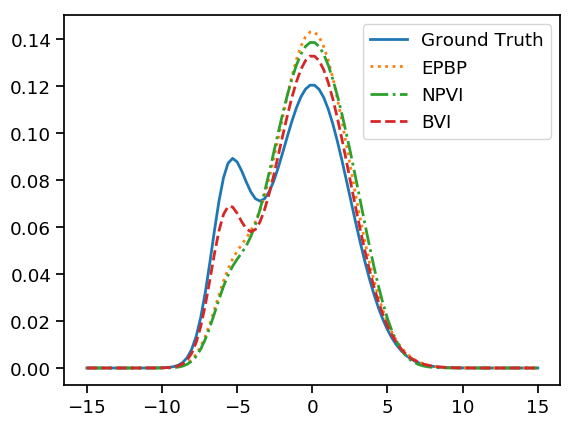

Recreate this plot in Python.
import utils

utils.set_path(('..', '../gibbs'))
from RelationalGraph import *
from MLNPotential import *
from Potential import QuadraticPotential, TablePotential, HybridQuadraticPotential
from EPBPLogVersion import EPBP
from OneShot import OneShot, LiftedOneShot
from NPVI import NPVI, LiftedNPVI
from CompressedGraphSorted import CompressedGraphSorted
import numpy as np
import time
from copy import copy

seed = 5
utils.set_seed(seed)

from hybrid_gaussian_mrf import HybridGaussianSampler
from hybrid_gaussian_mrf import convert_to_bn, block_gibbs_sample, get_crv_marg, get_drv_marg, \
    get_rv_marg_map_from_bn_params

# num_x = 10
# num_y = 2
# num_s = 5

num_x = 1
num_y = 2
num_s = 2

X = []
for x in range(num_x):
    X.append(f'x{x}')
Y = []
for y in range(num_y):
    Y.append(f'y{y}')
S = []
for s in range(num_s):
    S.append(f's{s}')

domain_bool = Domain((0, 1))
domain_real = Domain((-15, 15), continuous=True, integral_points=linspace(-15, 15, 20))

lv_x = LV(X)
lv_y = LV(Y)
lv_s = LV(S)

atom_A = Atom(domain_real, logical_variables=(lv_y,), name='A')
atom_B = Atom(domain_real, logical_variables=(lv_x,), name='B')
atom_C = Atom(domain_bool, logical_variables=(lv_x, lv_y), name='C')
atom_D = Atom(domain_bool, logical_variables=(lv_x, lv_s), name='D')
atom_E = Atom(domain_bool, logical_variables=(lv_y, lv_s), name='E')

w_d = 0.1
f1 = ParamF(  # disc
    MLNPotential(lambda x: imp_op(x[0] * x[1], x[2]), w=w_d), nb=(atom_D, atom_E, atom_C)
)

w_h = 0.2  # smaller (like 0.06) gives skew instead
a = 2.
b = -7.
f2 = ParamF(  # hybrid
    # MLNPotential(lambda x: x[0] * eq_op(x[1], x[2]), w=w_h), nb=(atom_C, atom_A, atom_B)  # unimodal
    MLNPotential(lambda x: (1 - x[0]) * eq_op(x[1], a) + x[0] * eq_op(x[2], b), w=w_h), nb=(atom_C, atom_A, atom_B)
)
equiv_hybrid_pot = HybridQuadraticPotential(
    A=-w_h * np.array([np.array([[1., 0], [0, 0]]), np.array([[0., 0.], [0., 1.]])]),
    b=-w_h * np.array([[-2 * a, 0], [0., -2 * b]]),
    c=-w_h * np.array([a ** 2, b ** 2])
)

prior_strength = 0.04
f3 = ParamF(  # cont
    QuadraticPotential(A=-prior_strength * (np.eye(2)), b=np.array([0., 0.]), c=0.),
    nb=[atom_A, atom_B]
)

rel_g = RelationalGraph()
rel_g.atoms = (atom_A, atom_B, atom_C, atom_D, atom_E)
rel_g.param_factors = (f1, f2, f3)
rel_g.init_nb()

num_tests = 1  # num rounds with different queries
num_runs = 1

avg_diff = dict()
err_var = dict()
time_cost = dict()

data = dict()

for test_num in range(num_tests):
    test_seed = seed + test_num
    # data.clear()
    #
    # X_ = np.random.choice(num_x, int(num_x * 0.2), replace=False)
    # for x_ in X_:
    #     data[('B', f'x{x_}')] = np.clip(np.random.normal(0, 5), -10, 10)
    #
    # X_ = np.random.choice(num_x, int(num_x * 1), replace=False)
    # for x_ in X_:
    #     # S_ = np.random.choice(num_s, 2, replace=False)
    #     S_ = np.random.choice(num_s, int(num_s * 1), replace=False)
    #     for s_ in S_:
    #         data[('D', f'x{x_}', f's{s_}')] = np.random.choice([0, 1])
    #
    # for y_ in Y:
    #     # S_ = np.random.choice(num_s, 5, replace=False)
    #     S_ = np.random.choice(num_s, int(num_s * 1), replace=False)
    #     for s_ in S_:
    #         data[('E', y_, f's{s_}')] = np.random.choice([0, 1])
    #
    # rel_g.data = data

    # manually add evidence

    g, rvs_table = rel_g.grounded_graph()

    print(rvs_table)

    print('number of rvs', len(g.rvs))
    print('num drvs', len([rv for rv in g.rvs if rv.domain_type[0] == 'd']))
    print('num crvs', len([rv for rv in g.rvs if rv.domain_type[0] == 'c']))
    print('number of factors', len(g.factors))
    print('number of evidence', len(data))

    key_list = list()
    for y_ in Y:
        key_list.append(('A', y_))
    for x_ in X:
        if ('B', x_) not in data:
            key_list.append(('B', x_))

    ans = dict()

    baseline = 'exact'
    # baseline = 'gibbs'

    # preprocessing
    g2 = copy(g)  # shallow copy
    g2.factors = []
    # convert factors to the form accepted by HybridGaussianSampler
    # Currently there's no lifting for sampling, so we don't need to ensure the same potentials share reference
    for factor in g.factors:
        factor = copy(factor)
        if factor.domain_type == 'd' and not isinstance(factor.potential, TablePotential):
            assert isinstance(factor.potential, MLNPotential), 'currently can only handle MLN'
            factor.potential = utils.convert_disc_MLNPotential_to_TablePotential(factor.potential, factor.nb)
        if factor.domain_type == 'h':
            assert isinstance(factor.potential, MLNPotential), 'currently can only handle MLN'
            factor.potential = equiv_hybrid_pot
        assert isinstance(factor.potential, (TablePotential, QuadraticPotential, HybridQuadraticPotential))
        g2.factors.append(factor)

    utils.set_log_potential_funs(g2.factors, skip_existing=False)  # create lpot_funs to be used by baseline
    g2.init_rv_indices()
    Vd, Vc, Vd_idx, Vc_idx = g2.Vd, g2.Vc, g2.Vd_idx, g2.Vc_idx

    # currently using the same ans
    if baseline == 'exact':
        bn_res = convert_to_bn(g2.factors, Vd, Vc, return_logZ=True)
        bn = bn_res[:-1]
        logZ = bn_res[-1]
        print('true -logZ', -logZ)
        # print('BN params', bn)

        num_dstates = np.prod(g2.dstates)
        if num_dstates > 1000:
            print('num modes too large, exact mode finding might take a while, consider parallelizing...')
        for i, key in enumerate(key_list):
            rv = rvs_table[key]
            ans[key] = get_rv_marg_map_from_bn_params(*bn, Vd_idx, Vc_idx, rv)
            # ans[key] = 0

    if baseline == 'gibbs':
        num_burnin = 200
        num_samples = 500
        num_gm_components_for_crv = 3
        disc_block_its = 40
        hgsampler = HybridGaussianSampler(g2.factors_list, g2.Vd, g2.Vc, g2.Vd_idx, g2.Vc_idx)
        hgsampler.block_gibbs_sample(num_burnin=num_burnin, num_samples=num_samples, disc_block_its=disc_block_its)
        # np.save('cont_samples', hgsampler.cont_samples)
        # np.save('disc_samples', hgsampler.disc_samples)
        for i, key in enumerate(key_list):
            rv = rvs_table[key]
            ans[key] = hgsampler.map(rv, num_gm_components_for_crv=num_gm_components_for_crv)

    print('baseline', [ans[key] for i, key in enumerate(key_list)])

    name = 'EPBP'
    res = np.zeros((len(key_list), num_runs))
    for j in range(num_runs):
        # np.random.seed(test_seed + j)
        bp = EPBP(g, n=1, proposal_approximation='simple')
        start_time = time.process_time()
        bp.run(10, log_enable=False)
        time_cost[name] = (time.process_time() - start_time) / num_runs / num_tests + time_cost.get(name, 0)
        print(name, f'time {time.process_time() - start_time}')
        for i, key in enumerate(key_list):
            res[i, j] = bp.map(rvs_table[key])
            rv = rvs_table[key]
            epbp_marg_logpdf = utils.curry_epbp_belief(bp, rv, log_belief=True)

        print(res[:, j])
    # for i, key in enumerate(key_list):
    #     ans[key] = np.average(res[i, :])
    for i, key in enumerate(key_list):
        res[i, :] -= ans[key]
    avg_diff[name] = np.average(np.average(abs(res), axis=1)) / num_tests + avg_diff.get(name, 0)
    err_var[name] = np.average(np.average(res ** 2, axis=1)) / num_tests + err_var.get(name, 0)
    print(name, 'diff', np.average(np.average(abs(res), axis=1)))
    print(name, 'var', np.average(np.average(res ** 2, axis=1)) - np.average(np.average(abs(res), axis=1)) ** 2)

    name = 'OSI'
    K = 5
    T = 20
    lr = 0.5
    its = 1000
    fix_mix_its = int(its * 0.5)
    logging_itv = 50
    res = np.zeros((len(key_list), num_runs))
    utils.set_log_potential_funs(g.factors_list)
    osi = NPVI(g=g, K=K, T=T, seed=seed)  # can be moved outside of all loops if the ground MRF doesn't change
    for j in range(num_runs):
        # utils.set_seed(test_seed + j)
        start_time = time.process_time()
        osi.run(lr=lr, its=its, fix_mix_its=fix_mix_its, logging_itv=logging_itv)
        time_cost[name] = (time.process_time() - start_time) / num_runs / num_tests + time_cost.get(name, 0)
        print(name, f'time {time.process_time() - start_time}')
        for i, key in enumerate(key_list):
            res[i, j] = osi.map(obs_rvs=[], query_rv=rvs_table[key])
        print(res[:, j])
        # print(osi.params)
        print('Mu =\n', osi.params['Mu'], '\nVar =\n', osi.params['Var'])
    for i, key in enumerate(key_list):
        res[i, :] -= ans[key]
    avg_diff[name] = np.average(np.average(abs(res), axis=1)) / num_tests + avg_diff.get(name, 0)
    err_var[name] = np.average(np.average(res ** 2, axis=1)) / num_tests + err_var.get(name, 0)
    print(name, 'diff', np.average(np.average(abs(res), axis=1)))
    print(name, 'var', np.average(np.average(res ** 2, axis=1)) - np.average(np.average(abs(res), axis=1)) ** 2)

    name = 'NPVI'
    fix_mix_its = int(its * 0.5)
    logging_itv = 50
    res = np.zeros((len(key_list), num_runs))
    utils.set_log_potential_funs(g.factors_list)
    npvi = NPVI(g=g, K=K, T=T, seed=seed)  # can be moved outside of all loops if the ground MRF doesn't change
    for j in range(num_runs):
        # utils.set_seed(test_seed + j)
        start_time = time.process_time()
        npvi.run(lr=lr, its=its, fix_mix_its=fix_mix_its, logging_itv=logging_itv)
        time_cost[name] = (time.process_time() - start_time) / num_runs / num_tests + time_cost.get(name, 0)
        print(name, f'time {time.process_time() - start_time}')
        for i, key in enumerate(key_list):
            res[i, j] = npvi.map(obs_rvs=[], query_rv=rvs_table[key])
        print(res[:, j])
        # print(osi.params)
        print('Mu =\n', npvi.params['Mu'], '\nVar =\n', npvi.params['Var'])
    for i, key in enumerate(key_list):
        res[i, :] -= ans[key]
    avg_diff[name] = np.average(np.average(abs(res), axis=1)) / num_tests + avg_diff.get(name, 0)
    err_var[name] = np.average(np.average(res ** 2, axis=1)) / num_tests + err_var.get(name, 0)
    print(name, 'diff', np.average(np.average(abs(res), axis=1)))
    print(name, 'var', np.average(np.average(res ** 2, axis=1)) - np.average(np.average(abs(res), axis=1)) ** 2)


    # name = 'LOSI'
    # cg = CompressedGraphSorted(g)
    # cg.run()
    # print('number of rvs in cg', len(cg.rvs))
    # print('number of factors in cg', len(cg.factors))
    # losi = LiftedOneShot(g=cg, K=K, T=T,
    #                      seed=seed)  # can be moved outside of all loops if the ground MRF doesn't change
    # for j in range(num_runs):
    #     # utils.set_seed(test_seed + j)
    #     start_time = time.process_time()
    #     losi.run(lr=lr, its=its, fix_mix_its=fix_mix_its, logging_itv=logging_itv)
    #     time_cost[name] = (time.process_time() - start_time) / num_runs / num_tests + time_cost.get(name, 0)
    #     print(name, f'time {time.process_time() - start_time}')
    #     for i, key in enumerate(key_list):
    #         res[i, j] = losi.map(obs_rvs=[], query_rv=rvs_table[key])
    #     print(res[:, j])
    #     # print(osi.params)
    #     print('Mu =\n', losi.params['Mu'], '\nVar =\n', losi.params['Var'])
    # for i, key in enumerate(key_list):
    #     res[i, :] -= ans[key]
    # avg_diff[name] = np.average(np.average(abs(res), axis=1)) / num_tests + avg_diff.get(name, 0)
    # err_var[name] = np.average(np.average(res ** 2, axis=1)) / num_tests + err_var.get(name, 0)
    # print(name, 'diff', np.average(np.average(abs(res), axis=1)))
    # print(name, 'var', np.average(np.average(res ** 2, axis=1)) - np.average(np.average(abs(res), axis=1)) ** 2)

print('plotting example marginal from last run')

import seaborn as sns
import matplotlib.pyplot as plt

# https://seaborn.pydata.org/tutorial/aesthetics.html
# sns.set_context("notebook")
sns.set_context("notebook", font_scale=1.2, rc={"lines.linewidth": 2.0})

plt.figure()
xs = np.linspace(domain_real.values[0], domain_real.values[1], 100)
tests = list(range(len(Vc)))
linestyles = ['-', ':', '-.', '--']
for test_crv_idx in tests[-1:]:
    l = 0
    if baseline == 'exact':
        test_crv_marg_params = get_crv_marg(*bn, test_crv_idx)
        plt.plot(xs, np.exp(utils.get_scalar_gm_log_prob(xs, w=test_crv_marg_params[0], mu=test_crv_marg_params[1],
                                                         var=test_crv_marg_params[2])),
                 label=f'Ground Truth', linestyle=linestyles[l])

    if baseline == 'gibbs':
        plt.hist(hgsampler.cont_samples[:, test_crv_idx], normed=True, label='samples', linestyle=linestyles[l])
    l += 1

    plt.plot(xs, np.exp([epbp_marg_logpdf(x) for x in xs]), label=f'EPBP',
             linestyle=linestyles[l])
    l += 1

    params = npvi.params['w'], npvi.params['Mu'][test_crv_idx], npvi.params['Var'][test_crv_idx]
    plt.plot(xs, np.exp(utils.get_scalar_gm_log_prob(xs, w=params[0], mu=params[1], var=params[2])),
             label=f'NPVI', linestyle=linestyles[l])
    l += 1

    osi_test_crv_marg_params = osi.params['w'], osi.params['Mu'][test_crv_idx], osi.params['Var'][test_crv_idx]
    params = osi.params['w'], osi.params['Mu'][test_crv_idx], osi.params['Var'][test_crv_idx]
    plt.plot(xs, np.exp(utils.get_scalar_gm_log_prob(xs, w=params[0], mu=params[1], var=params[2])),
             label=f'BVI', linestyle=linestyles[l])
    l += 1

plt.legend(loc='best')
# plt.title('Node Marginal Estimated by Various Algorithms')

# plt.show()
save_name = __file__.split('.py')[0]
plt.savefig('%s.png' % save_name, bbox_inches='tight')

print('######################')
for name, v in time_cost.items():
    print(name, f'avg time {v}')
for name, v in avg_diff.items():
    print(name, f'diff {v}')
    print(name, f'std {np.sqrt(err_var[name] - v ** 2)}')
